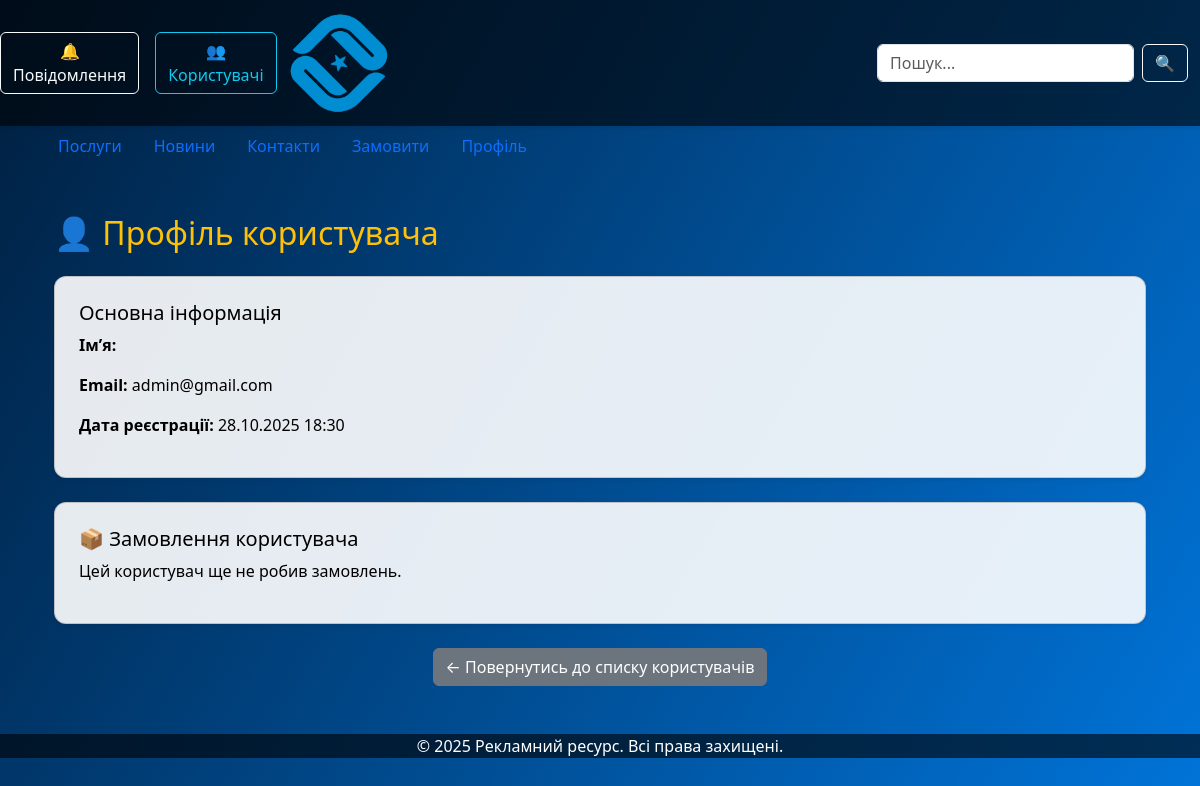
The page /admin-user/1/ (signed in) on the database as committed earlier.
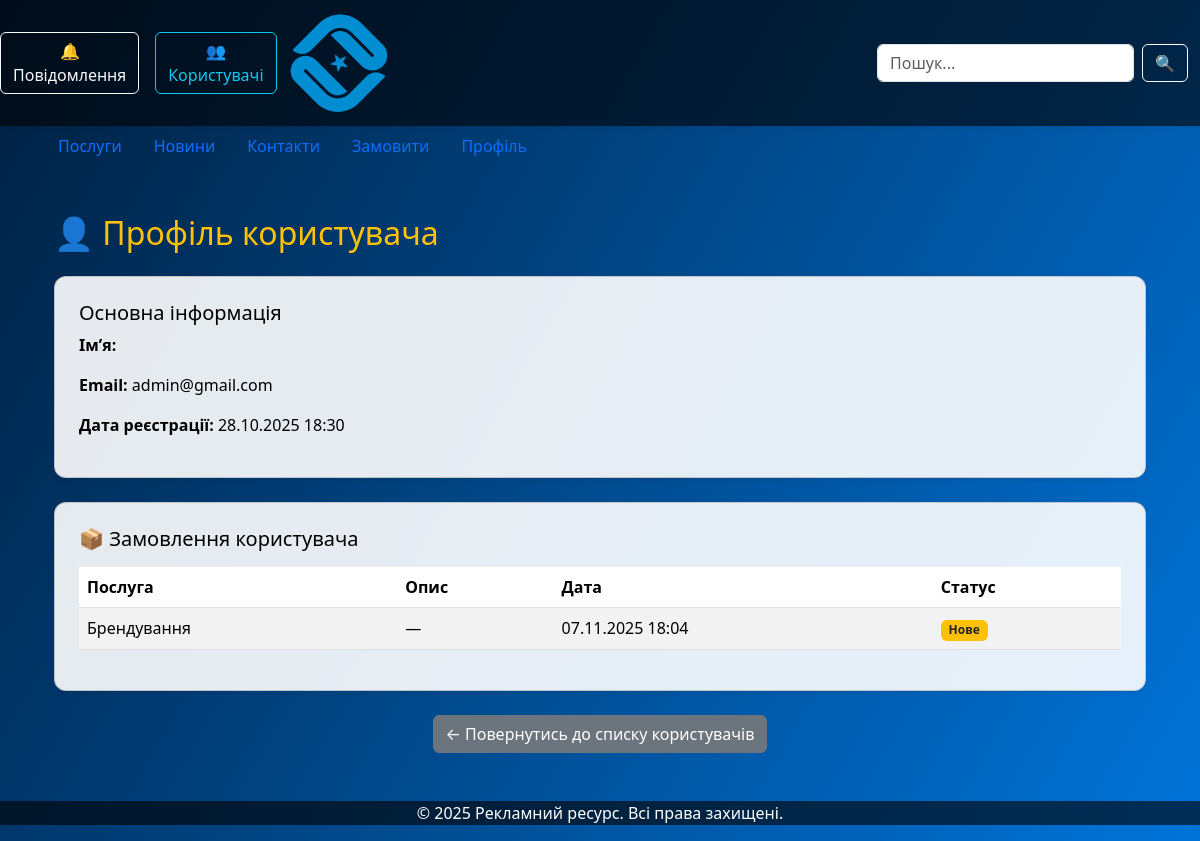
The same page on the database as committed later.
### main/models.py (models this page shows, shortened)
class ServiceOrder(models.Model):
    user = models.ForeignKey(User, on_delete=models.CASCADE, related_name="service_orders", verbose_name="Користувач")
    service = models.ForeignKey(Service, on_delete=models.CASCADE, verbose_name="Послуга")
    description = models.TextField(verbose_name="Додаткова інформація", blank=True, null=True)
    created_at = models.DateTimeField(auto_now_add=True, verbose_name="Дата замовлення")
    status = models.CharField(max_length=50, default="Нове", verbose_name="Статус")
    class Meta:
        verbose_name = "Замовлення послуги"
        verbose_name_plural = "Замовлення послуг"

class Service(models.Model):
    title = models.CharField(max_length=200, verbose_name="Назва послуги")
    description = models.TextField(verbose_name="Опис")
    image = models.ImageField(upload_to='services/', blank=True, null=True, verbose_name="Фото")
    class Meta:
        verbose_name = "Послуга"
        verbose_name_plural = "Послуги"

### main/views.py (the view)
# urls.py: path('admin-user/<int:user_id>/', views.admin_user_detail, name='admin_user_detail'),
@admin_required
def admin_user_detail(request, user_id):
    user_info = get_object_or_404(User, id=user_id)
    orders = ServiceOrder.objects.filter(user=user_info).select_related('service').order_by('-created_at')
    return render(request, "admin_user_detail.html", {
        "user_info": user_info,
        "orders": orders,
    })

### main/context_processors.py (called while the page is built)
def unread_messages(request):
    if request.user.is_authenticated and request.user.is_staff:
        count = SupportChat.objects.filter(is_read=False).count()
        return {'unread_messages_count': count}
    return {}

### main/views.py (called while the page is built)
def admin_required(view_func):
    return user_passes_test(lambda u: u.is_staff)(view_func)

### main/templates/admin_user_detail.html (shortened to what this page needs)
{% extends "base.html" %}
{% block content %}
<div class="container py-4">
  <h2 class="text-warning mb-4">👤 Профіль користувача</h2>
  <div class="card shadow-sm p-4 mb-4">
    <h5>Основна інформація</h5>
    <p><strong>Ім’я:</strong> {{ user_info.first_name }} {{ user_info.last_name }}</p>
    <p><strong>Email:</strong> {{ user_info.email }}</p>
    <p><strong>Дата реєстрації:</strong> {{ user_info.date_joined|date:"d.m.Y H:i" }}</p>
  </div>
  <div class="card shadow-sm p-4">
    <h5>📦 Замовлення користувача</h5>
    {% if orders %}
      <table class="table table-striped align-middle mt-2">
        <thead>
          <tr>
            <th>Послуга</th>
            <th>Опис</th>
            <th>Дата</th>
            <th>Статус</th>
          </tr>
        </thead>
        <tbody>
          {% for o in orders %}
            <tr>
              <td>{{ o.service.title }}</td>
              <td>{{ o.description|default:"—" }}</td>
              <td>{{ o.created_at|date:"d.m.Y H:i" }}</td>
              <td>
                <span class="badge {% if o.status == 'Нове' %}bg-warning text-dark{% elif o.status == 'В роботі' %}bg-info{% else %}bg-success{% endif %}">
                  {{ o.status }}
                </span>
              </td>
            </tr>
          {% endfor %}
        </tbody>
      </table>
    {% else %}
      <p>Цей користувач ще не робив замовлень.</p>
    {% endif %}
  </div>
  <div class="text-center mt-4">
    <a href="{% url 'admin_user_list' %}" class="btn btn-secondary">← Повернутись до списку користувачів</a>
  </div>
</div>
{% endblock %}

Rows that differ between the two databases and show on the page:
added ServiceOrder: service "Брендування", description "—", created_at "07.11.2025 18:04", status "Нове"
Other text that changed with them:
text no longer shown: "Цей користувач ще не робив замовлень."
text now shown: "Послуга Опис Дата Статус"
